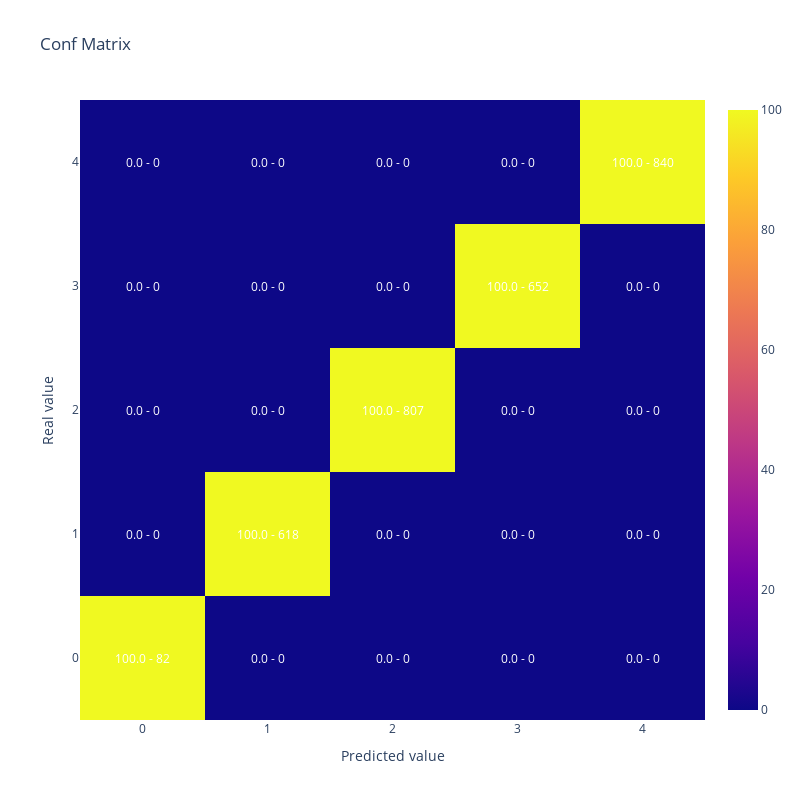

Notebook cell for this chart:
### Code cell
#Como se veria la matriz de confusión
display(plot_confusion_matrix(y_test,y_test))

### Figure 1 — Plotly figure (JSON) as saved in the notebook; plotly's stock layout.template omitted (floating-point values rounded to 4 significant figures)
{"data": [{"type": "heatmap", "x": [0, 1, 2, 3, 4], "y": [0, 1, 2, 3, 4], "z": [[100, 0, 0, 0, 0], [0, 100, 0, 0, 0], [0, 0, 100, 0, 0], [0, 0, 0, 100, 0], [0, 0, 0, 0, 100]]}], "layout": {"annotations": [{"font": {"color": "white"}, "showarrow": false, "text": "100.0 - 82", "x": 0, "xref": "x", "y": 0, "yref": "y"}, {"font": {"color": "white"}, "showarrow": false, "text": "0.0 - 0", "x": 1, "xref": "x", "y": 0, "yref": "y"}, {"font": {"color": "white"}, "showarrow": false, "text": "0.0 - 0", "x": 2, "xref": "x", "y": 0, "yref": "y"}, {"font": {"color": "white"}, "showarrow": false, "text": "0.0 - 0", "x": 3, "xref": "x", "y": 0, "yref": "y"}, {"font": {"color": "white"}, "showarrow": false, "text": "0.0 - 0", "x": 4, "xref": "x", "y": 0, "yref": "y"}, {"font": {"color": "white"}, "showarrow": false, "text": "0.0 - 0", "x": 0, "xref": "x", "y": 1, "yref": "y"}, {"font": {"color": "white"}, "showarrow": false, "text": "100.0 - 618", "x": 1, "xref": "x", "y": 1, "yref": "y"}, {"font": {"color": "white"}, "showarrow": false, "text": "0.0 - 0", "x": 2, "xref": "x", "y": 1, "yref": "y"}, {"font": {"color": "white"}, "showarrow": false, "text": "0.0 - 0", "x": 3, "xref": "x", "y": 1, "yref": "y"}, {"font": {"color": "white"}, "showarrow": false, "text": "0.0 - 0", "x": 4, "xref": "x", "y": 1, "yref": "y"}, {"font": {"color": "white"}, "showarrow": false, "text": "0.0 - 0", "x": 0, "xref": "x", "y": 2, "yref": "y"}, {"font": {"color": "white"}, "showarrow": false, "text": "0.0 - 0", "x": 1, "xref": "x", "y": 2, "yref": "y"}, {"font": {"color": "white"}, "showarrow": false, "text": "100.0 - 807", "x": 2, "xref": "x", "y": 2, "yref": "y"}, {"font": {"color": "white"}, "showarrow": false, "text": "0.0 - 0", "x": 3, "xref": "x", "y": 2, "yref": "y"}, {"font": {"color": "white"}, "showarrow": false, "text": "0.0 - 0", "x": 4, "xref": "x", "y": 2, "yref": "y"}, {"font": {"color": "white"}, "showarrow": false, "text": "0.0 - 0", "x": 0, "xref": "x", "y": 3, "yref": "y"}, {"font": {"color": "white"}, "showarrow": false, "text": "0.0 - 0", "x": 1, "xref": "x", "y": 3, "yref": "y"}, {"font": {"color": "white"}, "showarrow": false, "text": "0.0 - 0", "x": 2, "xref": "x", "y": 3, "yref": "y"}, {"font": {"color": "white"}, "showarrow": false, "text": "100.0 - 652", "x": 3, "xref": "x", "y": 3, "yref": "y"}, {"font": {"color": "white"}, "showarrow": false, "text": "0.0 - 0", "x": 4, "xref": "x", "y": 3, "yref": "y"}, {"font": {"color": "white"}, "showarrow": false, "text": "0.0 - 0", "x": 0, "xref": "x", "y": 4, "yref": "y"}, {"font": {"color": "white"}, "showarrow": false, "text": "0.0 - 0", "x": 1, "xref": "x", "y": 4, "yref": "y"}, {"font": {"color": "white"}, "showarrow": false, "text": "0.0 - 0", "x": 2, "xref": "x", "y": 4, "yref": "y"}, {"font": {"color": "white"}, "showarrow": false, "text": "0.0 - 0", "x": 3, "xref": "x", "y": 4, "yref": "y"}, {"font": {"color": "white"}, "showarrow": false, "text": "100.0 - 840", "x": 4, "xref": "x", "y": 4, "yref": "y"}], "height": 800, "title": {"text": "Conf Matrix"}, "width": 800, "xaxis": {"title": {"text": "Predicted value"}}, "yaxis": {"title": {"text": "Real value"}}}}
